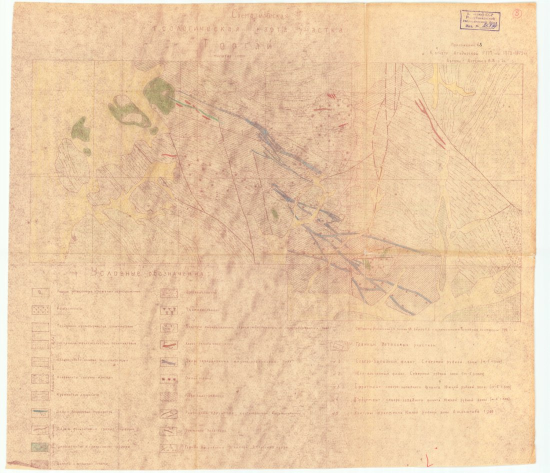
#> input picture examples/example_original.jpg, 1100 x 946 px (shown at 1/2 size)
$ python -i crop.py   (imports and definitions only)
#> lines starting #> are read from the running program, lines starting #| are printed output that depends on the picture; after the words box and inside, x2 and y2 are one past the last pixel; in counts of white or black regions, pixels touching at a corner belong together
#> further down, picture is the input picture: shape (946, 1100, 3); mean B, G, R 167.6, 202.7, 234.3
"""
crop.py — an optional stage: cropping to the map area (by the neat-line frame).

Why: on scans there are margins and a legend with color swatches around the map.
The swatches in the legend cause false positives (a red/green "icon" becomes a vector).
If we find the rectangular map frame and crop to it — the margins and legend go away.

IMPORTANT — safe fallback: the frame is not always found (faded/frameless maps).
If there is no confident rectangle, we crop NOTHING and return the frame as is.
Better not to crop than to accidentally cut off a piece of the map.
"""

import cv2

from src import config


def crop_to_map(image, saver):
    """
    Try to crop image to the map frame.
    Returns (cropped_image, (x0, y0), cropped_flag):
      - cropped_image — the cropped or the original frame,
      - (x0, y0) — the offset of the top-left corner of the crop (0,0 if not cropped),
      - cropped_flag — True if we actually cropped.
    """
    if not config.CROP_TO_MAP_BORDER:
        return image, (0, 0), False

    rect = _find_map_rectangle(image)
    if rect is None:
        # Frame not found — safely leave it alone.
        return image, (0, 0), False

    x, y, w, h = rect
    cropped = image[y:y + h, x:x + w]
    saver.save("cropped", cropped)
    return cropped, (x, y), True


def find_map_corners(image):
    """
    Find the 4 corners of the rectangular map frame (as an Nx2 array of points in pixels),
    or None if there is no confident quadrilateral.

    This is a public function: georef.py uses it to build GCPs, regardless of whether
    cropping is enabled (CROP_TO_MAP_BORDER). Cropping itself is a separate decision,
    and the frame corners are useful for georeferencing in any case.
    """
    h_img, w_img = image.shape[:2]
#> h_img = 946; w_img = 1100
    img_area = h_img * w_img
#> img_area = 1040600

    gray = cv2.cvtColor(image, cv2.COLOR_BGR2GRAY)
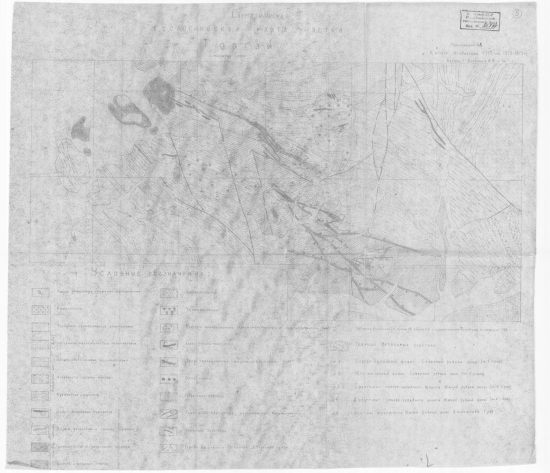
#> gray: shape (946, 1100) (shown at 1/2 size); min 101, max 255, mean 208.2
    blur = cv2.GaussianBlur(gray, (5, 5), 0)
    edges = cv2.Canny(blur, 50, 150)
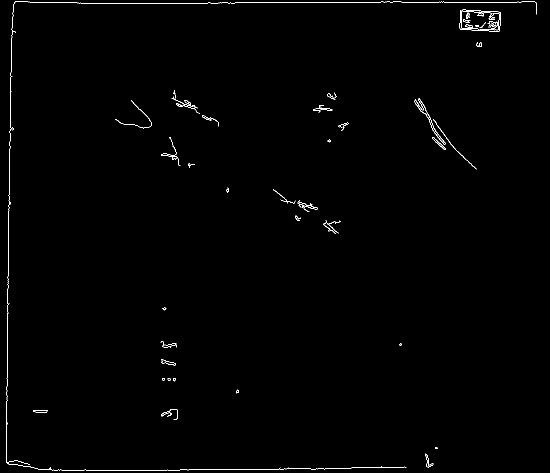
#> edges: shape (946, 1100) (shown at 1/2 size); 0.6% white in thin lines or dots
    # Thicken the edges so a broken frame joins into a closed contour.
    kernel = cv2.getStructuringElement(cv2.MORPH_RECT, (5, 5))
    edges = cv2.dilate(edges, kernel, iterations=2)
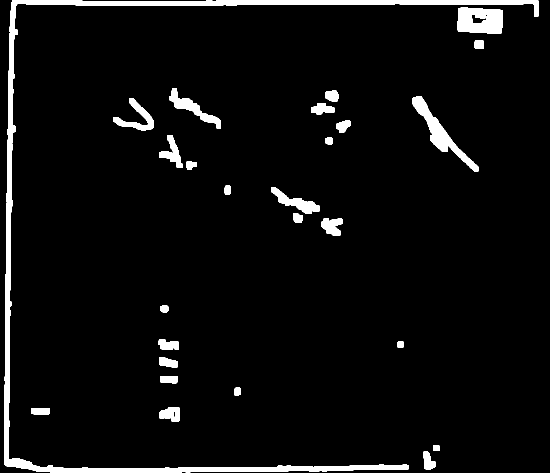
#> edges: shape (946, 1100) (shown at 1/2 size); 4.8% white; 26 white regions

    contours, _ = cv2.findContours(edges, cv2.RETR_EXTERNAL, cv2.CHAIN_APPROX_SIMPLE)
#> contours = 26 contours; largest, box (x1, y1, x2, y2) and area: (8, 0, 1078, 945) 24166, (915, 15, 1006, 68) 4200, (825, 193, 957, 343) 3773, (339, 176, 442, 257) 1942, (542, 375, 640, 428) 1690

    best_quad = None
    best_score = 0.0
    for c in contours:
        area = cv2.contourArea(c)
        # The frame must occupy a noticeable, but not the entire, area of the image.
        if area < config.CROP_MIN_AREA_FRAC * img_area:
            continue
        if area > config.CROP_MAX_AREA_FRAC * img_area:
            continue
        peri = cv2.arcLength(c, True)
        # Creased historical maps rarely give a clean quad with a single epsilon —
        # we try several simplification levels and take the first one that converges
        # to a convex quad.
        approx = None
        for eps in (0.02, 0.03, 0.05, 0.08):
            cand = cv2.approxPolyDP(c, eps * peri, True)
            if len(cand) == 4 and cv2.isContourConvex(cand):
                approx = cand
                break
        if approx is None:
            continue
        # Among the candidates we prefer the most "rectangular" one: the contour area
        # divided by the area of its bounding box is close to 1 for a real frame.
        x, y, w, h = cv2.boundingRect(approx)
        rectangularity = area / float(w * h) if w * h else 0.0
        score = rectangularity * area  # rectangular AND large
        if score > best_score:
            best_score = score
            best_quad = approx.reshape(4, 2)
#> this loop made 26 passes
#> area on passes 1 to 12: 532, 130, 435.5, 884.5, 181.5, 440, 522, 130.5, 612, 186.5, 974, 285
#> after the loop, best_score = 0

    return best_quad


def _find_map_rectangle(image):
    """
    Find a large ~rectangular contour (the map frame).
    Returns the (x, y, w, h) bounding box or None if there is no confident frame.
    """
    quad = find_map_corners(image)
    if quad is None:
        return None
    return cv2.boundingRect(quad.astype("int32"))

>>> import cv2
>>> picture = cv2.imread('../examples/example_original.jpg')
>>> result = _find_map_rectangle(picture)

$ run again, on examples/example_overlay.jpg
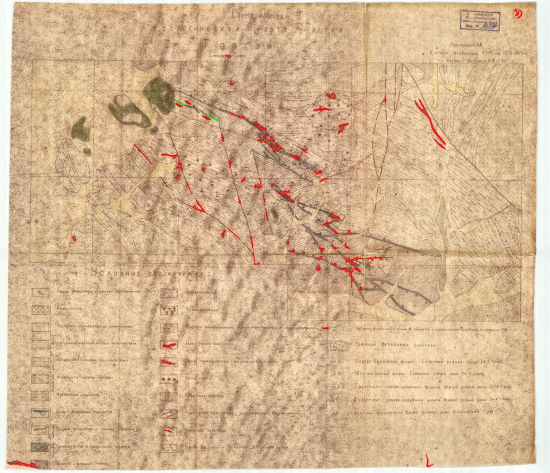
#> input picture examples/example_overlay.jpg, 1100 x 946 px (shown at 1/2 size)
#> picture is the input picture: shape (946, 1100, 3); mean B, G, R 146.5, 180.9, 212.4
#> in find_map_corners, `edges = cv2.Canny(blur, 50, 150)`:
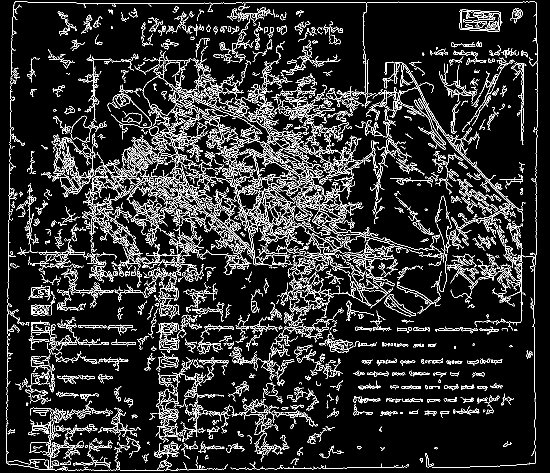
#> edges: shape (946, 1100) (shown at 1/2 size); 11.2% white in thin lines or dots
#> in find_map_corners, `edges = cv2.dilate(edges, kernel, iterations=2)`:
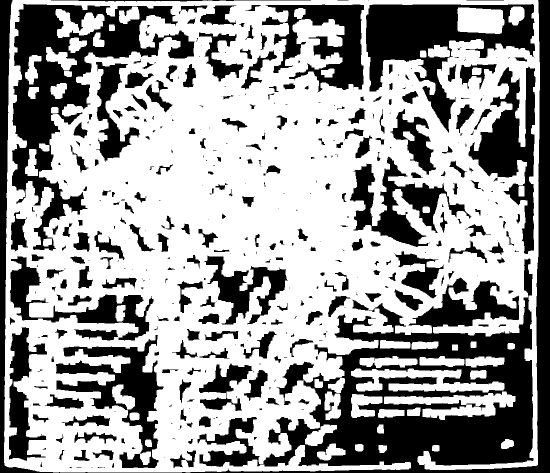
#> edges: shape (946, 1100) (shown at 1/2 size); 61.8% white; 417 black regions (180 under 20 px)
#> contours = 25 contours; largest, box (x1, y1, x2, y2) and area: (8, 0, 1080, 945) 863198, (702, 737, 1009, 785) 7262, (768, 783, 1031, 840) 6694, (702, 788, 765, 836) 1775, (719, 712, 835, 736) 1660
#> the loop in find_map_corners, `for c in contours:` made 25 passes
#> (area, peri, x, y, w, h, rectangularity, score) on pass 25: (863197.5, 9434.6, 10, 0, 1066, 932, 0.869, 749975.8)
#> after the loop in find_map_corners, `for c in contours:`: best_score = 749975.8
#> quad = [[25, 0], [10, 931], [1075, 929], [1075, 0]]
#> result = (10, 0, 1066, 932)
